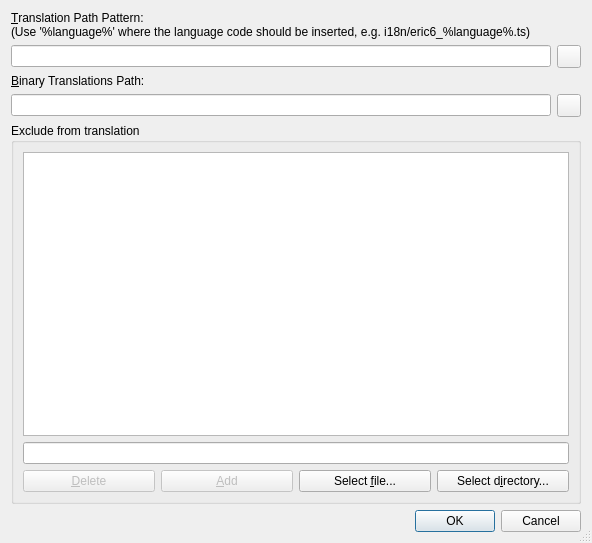
<?xml version="1.0" encoding="UTF-8"?>
<ui version="4.0">
 <class>TranslationPropertiesDialog</class>
 <widget class="QDialog" name="TranslationPropertiesDialog">
  <property name="geometry">
   <rect>
    <x>0</x>
    <y>0</y>
    <width>592</width>
    <height>543</height>
   </rect>
  </property>
  <property name="windowTitle">
   <string>Translation Properties</string>
  </property>
  <property name="sizeGripEnabled">
   <bool>true</bool>
  </property>
  <layout class="QVBoxLayout" name="_2">
   <item>
    <layout class="QGridLayout" name="_3">
     <item row="3" column="0">
      <widget class="QLineEdit" name="transBinPathEdit">
       <property name="toolTip">
        <string>Enter the path for the binary translation files (*.qm)</string>
       </property>
       <property name="whatsThis">
        <string>&lt;b&gt;Binary Translations Path&lt;/b&gt;
&lt;p&gt;Enter the directory for the binary translation files (*.qm). Leave it empty to store them together with the *.ts files.&lt;/p&gt;</string>
       </property>
      </widget>
     </item>
     <item row="2" column="0" colspan="2">
      <widget class="QLabel" name="label">
       <property name="text">
        <string>&amp;Binary Translations Path:</string>
       </property>
       <property name="buddy">
        <cstring>transBinPathEdit</cstring>
       </property>
      </widget>
     </item>
     <item row="1" column="0">
      <widget class="QLineEdit" name="transPatternEdit">
       <property name="toolTip">
        <string>Enter the path pattern for the translation files</string>
       </property>
       <property name="whatsThis">
        <string>&lt;b&gt;Translation Pattern&lt;/b&gt;
&lt;p&gt;Enter the path pattern for the translation files using %language% at the place of the language code (e.g. /path_to_eric/i18n/eric6_%language%.ts). This will result in translation files like /path_to_eric/i18n/eric6_de.ts.&lt;/p&gt;</string>
       </property>
      </widget>
     </item>
     <item row="0" column="0" colspan="2">
      <widget class="QLabel" name="textLabel1_3">
       <property name="text">
        <string>&amp;Translation Path Pattern:
(Use '%language%' where the language code should be inserted, e.g. i18n/eric6_%language%.ts)</string>
       </property>
       <property name="wordWrap">
        <bool>true</bool>
       </property>
       <property name="buddy">
        <cstring>transPatternEdit</cstring>
       </property>
      </widget>
     </item>
     <item row="1" column="1">
      <widget class="QToolButton" name="transPatternButton">
       <property name="toolTip">
        <string>Show directory selection dialog</string>
       </property>
       <property name="whatsThis">
        <string>&lt;b&gt;Translation Pattern&lt;/b&gt;
&lt;p&gt;Select a translation file via a file selection dialog.&lt;/p&gt;</string>
       </property>
      </widget>
     </item>
     <item row="3" column="1">
      <widget class="QToolButton" name="transBinPathButton">
       <property name="toolTip">
        <string>Show directory selection dialog</string>
       </property>
       <property name="whatsThis">
        <string>&lt;b&gt;Binary Translations Path&lt;/b&gt;
&lt;p&gt;Select the directory for the binary translations via a directory selection dialog.&lt;/p&gt;</string>
       </property>
      </widget>
     </item>
    </layout>
   </item>
   <item>
    <widget class="QGroupBox" name="exceptionsGroup">
     <property name="title">
      <string>Exclude from translation</string>
     </property>
     <layout class="QGridLayout" name="_4">
      <item row="2" column="3">
       <widget class="QPushButton" name="exceptDirButton">
        <property name="toolTip">
         <string>Press to select a directory via a selection dialog</string>
        </property>
        <property name="text">
         <string>Select d&amp;irectory...</string>
        </property>
       </widget>
      </item>
      <item row="2" column="2">
       <widget class="QPushButton" name="exceptFileButton">
        <property name="toolTip">
         <string>Press to select a file via a selection dialog</string>
        </property>
        <property name="text">
         <string>Select &amp;file...</string>
        </property>
       </widget>
      </item>
      <item row="2" column="1">
       <widget class="QPushButton" name="addExceptionButton">
        <property name="enabled">
         <bool>false</bool>
        </property>
        <property name="toolTip">
         <string>Press to add the entered path or file to the list</string>
        </property>
        <property name="text">
         <string>&amp;Add</string>
        </property>
       </widget>
      </item>
      <item row="2" column="0">
       <widget class="QPushButton" name="deleteExceptionButton">
        <property name="enabled">
         <bool>false</bool>
        </property>
        <property name="toolTip">
         <string>Press to delete the selected entry from the list</string>
        </property>
        <property name="text">
         <string>&amp;Delete</string>
        </property>
       </widget>
      </item>
      <item row="1" column="0" colspan="4">
       <widget class="QLineEdit" name="exceptionEdit">
        <property name="toolTip">
         <string>Enter a path or file to be added</string>
        </property>
       </widget>
      </item>
      <item row="0" column="0" colspan="4">
       <widget class="QListWidget" name="exceptionsList">
        <property name="toolTip">
         <string>List of paths or files to excude from translation</string>
        </property>
        <property name="alternatingRowColors">
         <bool>true</bool>
        </property>
        <property name="sortingEnabled">
         <bool>true</bool>
        </property>
       </widget>
      </item>
     </layout>
    </widget>
   </item>
   <item>
    <widget class="QDialogButtonBox" name="buttonBox">
     <property name="orientation">
      <enum>Qt::Horizontal</enum>
     </property>
     <property name="standardButtons">
      <set>QDialogButtonBox::Cancel|QDialogButtonBox::Ok</set>
     </property>
    </widget>
   </item>
  </layout>
 </widget>
 <tabstops>
  <tabstop>transPatternEdit</tabstop>
  <tabstop>transPatternButton</tabstop>
  <tabstop>transBinPathEdit</tabstop>
  <tabstop>transBinPathButton</tabstop>
  <tabstop>exceptionsList</tabstop>
  <tabstop>exceptionEdit</tabstop>
  <tabstop>deleteExceptionButton</tabstop>
  <tabstop>addExceptionButton</tabstop>
  <tabstop>exceptFileButton</tabstop>
  <tabstop>exceptDirButton</tabstop>
 </tabstops>
 <resources/>
 <connections>
  <connection>
   <sender>buttonBox</sender>
   <signal>accepted()</signal>
   <receiver>TranslationPropertiesDialog</receiver>
   <slot>accept()</slot>
   <hints>
    <hint type="sourcelabel">
     <x>39</x>
     <y>523</y>
    </hint>
    <hint type="destinationlabel">
     <x>39</x>
     <y>543</y>
    </hint>
   </hints>
  </connection>
  <connection>
   <sender>buttonBox</sender>
   <signal>rejected()</signal>
   <receiver>TranslationPropertiesDialog</receiver>
   <slot>reject()</slot>
   <hints>
    <hint type="sourcelabel">
     <x>110</x>
     <y>530</y>
    </hint>
    <hint type="destinationlabel">
     <x>111</x>
     <y>543</y>
    </hint>
   </hints>
  </connection>
 </connections>
</ui>
